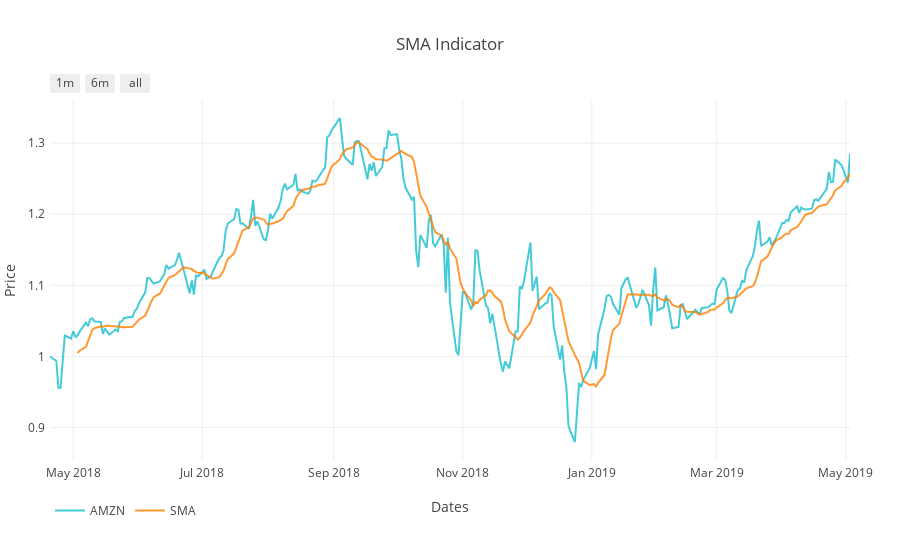

The cell this chart's notebook holds for it:
### Markdown cell above
## SMA

### Code cell
# Normalize Adj Close
adj_close_normalized = normalize_data(portf_value)

# Compute SMA
sma, q = get_sma(adj_close_normalized['Adj Close'], window=10)
normed_df['SMA'] = sma
plot_sma = plot_sma_indicator(normed_df, symbol, output_type='nb')
iplot(plot_sma)

### Figure 1 — Plotly figure (JSON) as saved in the notebook; plotly's stock layout.template omitted (floating-point values rounded to 4 significant figures; data arrays with more than 128 entries replaced by an {"elided": "..."} marker saying what was removed)
{"data": [{"line": {"color": "#17BECF"}, "name": "AMZN", "opacity": 0.8, "type": "scatter", "uid": "932c3c6c-04b4-470c-8210-194f4199d5ed", "x": {"elided": "261 str values"}, "y": {"elided": "261 float values"}}, {"line": {"color": "#FF8000"}, "name": "SMA", "opacity": 0.8, "type": "scatter", "uid": "e84b8af4-3a1f-41a4-9575-f19b3314c1e7", "x": {"elided": "261 str values"}, "y": {"elided": "261 float values"}}], "layout": {"autosize": true, "legend": {"orientation": "h"}, "margin": {"b": 100, "l": 50, "pad": 4, "r": 50, "t": 100}, "showlegend": true, "title": {"text": "SMA Indicator"}, "xaxis": {"range": ["2018-04-20", "2019-05-03"], "rangeselector": {"buttons": [{"count": 1, "label": "1m", "step": "month", "stepmode": "backward"}, {"count": 6, "label": "6m", "step": "month", "stepmode": "backward"}, {"step": "all"}]}, "title": {"text": "Dates"}, "type": "date"}, "yaxis": {"autorange": true, "range": [0.8546, 1.361], "title": {"text": "Price"}, "type": "linear"}}}
